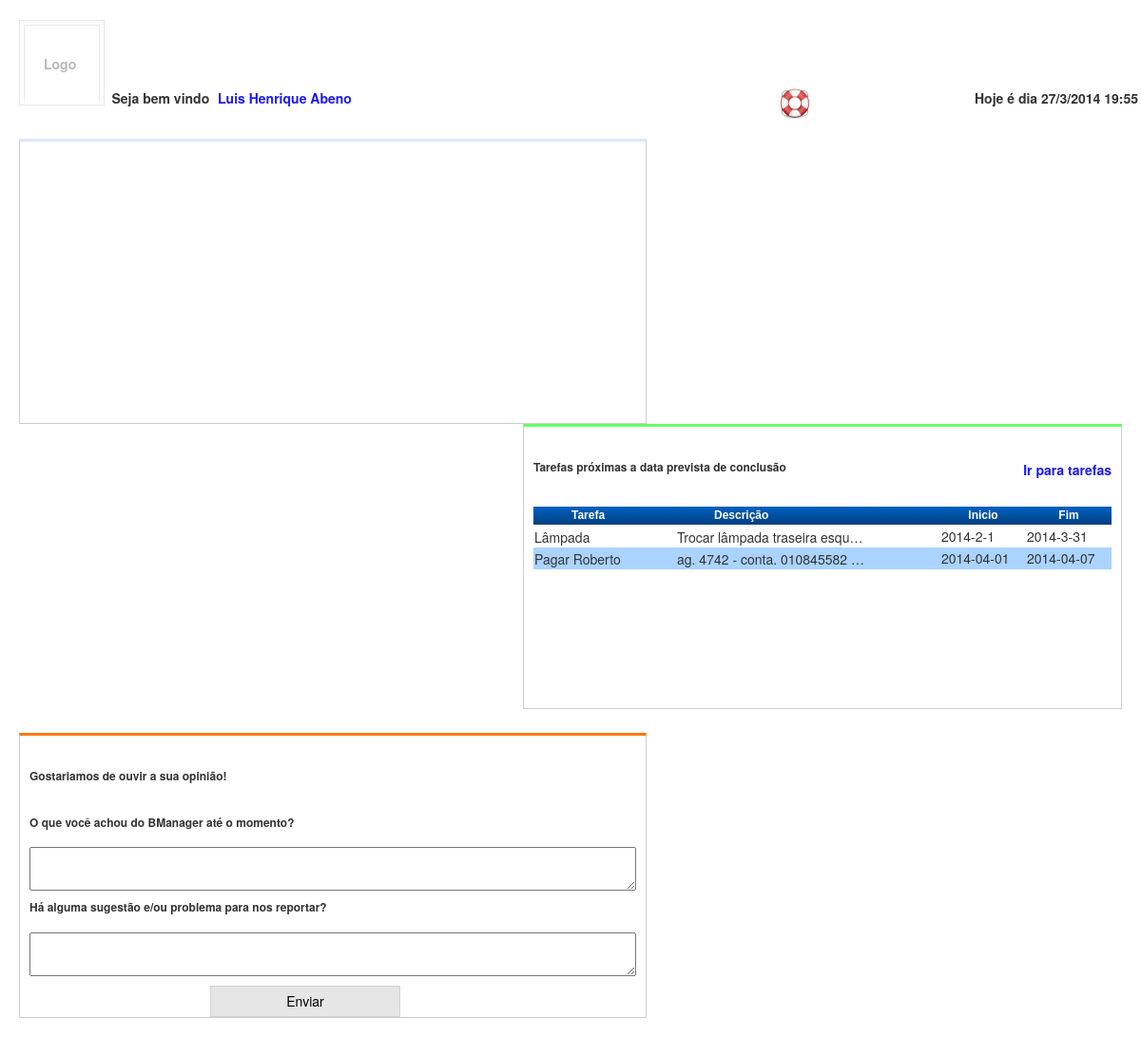
The page /home.php (signed in) on the database as committed earlier.
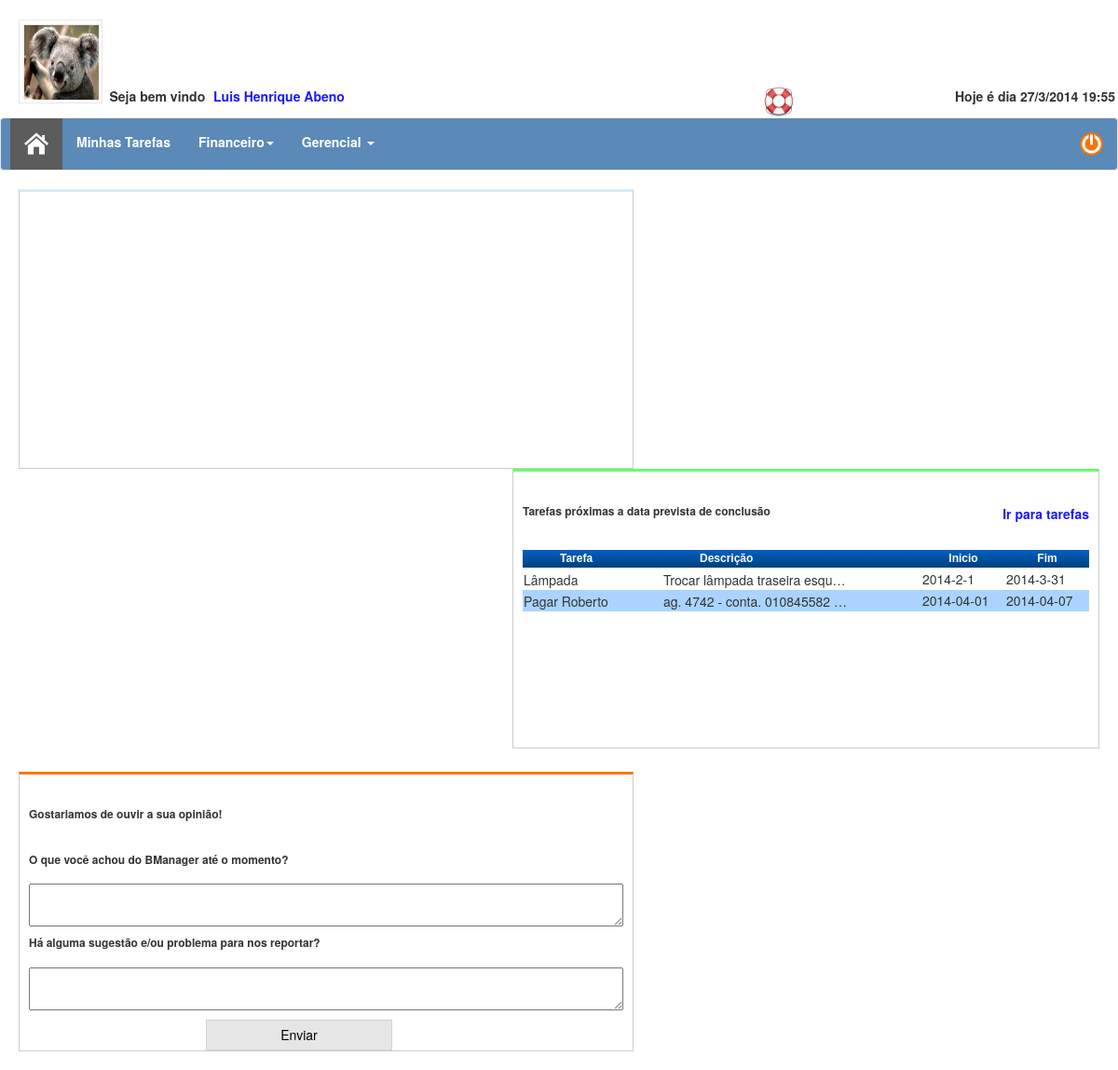
The same page on the database as committed later.
### tables this page shows
CREATE TABLE IF NOT EXISTS `users` (
  `id` int(11) NOT NULL AUTO_INCREMENT,
  `firstName` varchar(50) NOT NULL,
  `lastName` varchar(50) NOT NULL,
  `email` varchar(255) NOT NULL,
  `password` varchar(255) NOT NULL,
  `gender` int(11) NOT NULL,
  `productId` int(11) NOT NULL,
  `signupDate` varchar(15) NOT NULL,
  `userType` varchar(255) NOT NULL,
  `userMaster` varchar(255) NOT NULL,
  PRIMARY KEY (`id`),
  UNIQUE KEY `email` (`email`)
);

CREATE TABLE IF NOT EXISTS `tasks` (
  `id` int(11) NOT NULL AUTO_INCREMENT,
  `taskName` varchar(80) NOT NULL,
  `desc` text NOT NULL,
  `dataInicio` varchar(10) NOT NULL,
  `dataFim` varchar(10) NOT NULL,
  `horaInicio` varchar(10) NOT NULL,
  `minutoInicio` varchar(10) NOT NULL,
  `horaFim` varchar(10) NOT NULL,
  `minutoFim` varchar(10) NOT NULL,
  `userId` int(11) NOT NULL,
  `taskStatus` int(11) NOT NULL,
  PRIMARY KEY (`id`)
);

CREATE TABLE IF NOT EXISTS `userlogo` (
  `id` int(11) NOT NULL AUTO_INCREMENT,
  `logoName` varchar(255) NOT NULL,
  `userId` int(11) NOT NULL,
  `userMaster` varchar(255) NOT NULL,
  PRIMARY KEY (`id`),
  UNIQUE KEY `userId` (`userId`)
);

### php/conf.php (called while the page is built)
<?php
	$baseUrl = "http://" . $_SERVER['SERVER_NAME'] . '/';
	if($baseUrl == 'http://localhost/'){
		$baseUrl = "http://" . $_SERVER['SERVER_NAME'] . '/BManager/';
	} else {
		$baseUrl = "http://" . $_SERVER['SERVER_NAME'] . '/projetos/BManager/';
	}
?>

### home.php (the view, shortened to what this page needs)
<?php
	require("php/conf.php");
	$username = $_SESSION['username'];
	$checkUserLic = mysql_query("Select firstName, lastName, productId, gender From users Where email = '$username'");
	$res = mysql_fetch_object($checkUserLic);
	$sqlPrivileges = mysql_query("Select usertype, productId From `users` Where email = '$username'");
	$resPrivileges = mysql_fetch_object($sqlPrivileges);
	$userId = $_SESSION['userId'];
	$getMaster = mysql_query("Select userMaster From users Where id = ". $userId. "");
	$resMaster = mysql_fetch_object($getMaster);
	$sqlLogo = mysql_query("Select logoName From userlogo Where userMaster = '". $resMaster->userMaster ."'");
	$resLogo = mysql_fetch_object($sqlLogo);
?>
<!doctype html>
<html lang = "pt">
	<head>
		<link type="text/css" rel="stylesheet" href="resources/css/style.css">
		<link rel="stylesheet" href="lib/jquery-ui-1.10.3/themes/base/jquery-ui.css">
		<link rel="stylesheet" href="lib/bootstrap-3.0/css/bootstrap.min.css">
		<link rel="stylesheet" href="resources/css/normalize.min.css">
	</head>
	<body>
		<section>
			<header>
				<div class="row">
					<div class="col-xs-4 col-sm-4 col-md-12">
						<div class = "logo">
							<div <?php if ($resPrivileges->usertype == '1'){ ?> class = "logoInner" <?php } else { ?> class = "logoInnerUser" <?php } ?>>
								<?php if ($resLogo->logoName){ ?>
									<img src = "<?php echo $baseUrl ?>resources/images/uploads/<?php echo $resLogo->logoName; ?>" width = "80" height = "80">
								<?php } else { ?>
									<div class = "logoText"> Logo </div>
								<?php } ?>
							</div>
						</div>
					</div>
					<div class="col-xs-4 col-sm-4 col-md-12"> </div>
					<div class="col-xs-4 col-sm-4 col-md-12"> </div>
					<div class="col-md-offset-1 col-xs-6 col-sm-6 col-md-6">
						<div class = "welcome">
							<?php if($res->gender == 1) echo "<span class = 'welcomeText'> Seja bem vindo <a href = ''> " . $res->firstName . " " . $res->lastName; ?> </a></span>
						</div>
					</div>
					<div class="col-md-offset-1 col-xs-2 col-sm-2 col-md-2">
						<div class = "suportContainner">
							<a href = "#"> <img src = "<?php echo $baseUrl ?>resources/images/suporte.png" title = "Suporte" width = "32" height = "32"> </a>
						</div>
					</div>
					<div class="col-xs-2 col-sm-2 col-md-2">
						<div id = "dataHoraShow"> </div>
					</div>
					<div class="col-xs-4 col-sm-4 col-md-12"> </div>
				</div>
			</header>
		</section>
		<?php if($res->productId == 1){ ?>
				<nav class="navbar navbar-default" role="navigation">
					<div class="navbar-header">
						<a class="navbar-brand firstActive" id = "homeLink" name = "homePage" href="home.php"> <img src = "resources/images/home.jpg"> </a>
					</div>
					<div class="collapse navbar-collapse mainMenu" id="bs-example-navbar-collapse-1">
						<ul class="nav navbar-nav">
							<li> <a href = "#" name = "modulesTasks"> Minhas Tarefas </a> </li>
							<li class="dropdown">
								<a href="#" class="dropdown-toggle" data-toggle="dropdown"> Financeiro<b class="caret"></b></a>
							</li>
							<li class="dropdown">
								<a href="#" class="dropdown-toggle" data-toggle="dropdown"> Gerencial <b class="caret"></b></a>
							</li>
						</ul>
						<p class="navbar-text navbar-right"><a href = "php/logout.php" class = "logout"> <img src = "resources/images/logout.png" width = "25" height = "25"> </a></p>
					</div>
				</nav>
		<?php } ?>
		<div id = "contentMain">
			<div class = "homeGraficos">
				<?php if ($resPrivileges->usertype == '2' && $resPrivileges->productId != 1 || $resPrivileges->usertype == '1'){ ?>
					<div class = "containerSaldo" id = "saldoChart"> </div>
				<?php } ?>
				<div class = "containerTarefas" id = "tarefasVencer">
					<div class = "titleTarefasVencer">
						<h6> <b> Tarefas próximas a data prevista de conclusão </b> </h6>
						<a href = "#" id = "goToTasks"> Ir para tarefas </a>
						<table class = "tarefasVencer">
							<tr>
								<td> Tarefa </td>
								<td> Descrição </td>
								<td> Inicio </td>
								<td> Fim </td>
							</tr>
							<?php
								$table = "";
								$sqlFiveTasks = mysql_query("Select * From `tasks` Where userId = ". $userId ." And dataFim > NOW( ) AND taskStatus <> 1 ORDER BY ABS( DATEDIFF( dataFim, NOW( ) ) ) Limit 5 ");
								while($resFiveTasks = mysql_fetch_object($sqlFiveTasks)){
									$table .= "<tr>
												 	<td>" . $resFiveTasks->taskName . "</td>
												 	<td>" . $resFiveTasks->desc . "</td>
												 	<td>" . $resFiveTasks->dataInicio . "</td>
												 	<td>" . $resFiveTasks->dataFim . "</td>
												</tr>";
								}
								echo $table;
							?>
						</table>
					</div>
				</div>
				<div class = "containerEnquete" id = "enquete">
					<div class = "titleContainerEnquete">
						<h6> <b> Gostariamos de ouvir a sua opinião! </h6>  </b>
						<div class = "enqueteForm">
							<form>
								<label> <h6> <b> O que você achou do BManager até o momento? </h6>  </b> </label>
								<textarea name = "opiniaoUsuario" id = "opiniaoUsuario"> </textarea>
								<label> <h6> <b> Há alguma sugestão e/ou problema para nos reportar? </h6> </b> </label>
								<textarea name = "reporteUsuario" id = "reporteUsuario"> </textarea>
								<button type = "button" name = "enviarEnquete" id = "enviarEnquete" class = "enqueteBtn"> Enviar </button>
							</form>
						</div>
					</div>
				</div>
			</div>
		</div>
	</body>
</html>

### resources/css/style.css (style rules this page uses)
body { overflow-y:scroll; overflow-x:hidden; }
li { list-style-type: none; }
a:link { color: #1919FF !important; font-weight:bold !important; }
.welcomeText { font-weight:bold !important; }
.welcome { padding-bottom: 10px; margin-left: 15px; }
.welcome a { margin-left:5px; }
.logo { width:90px; height:90px; border: 1px #e7e7e7 solid; padding:4px; margin:20px 0 -20px 20px; }
.logoInner { width:80px; height:80px; border: 1px #e7e7e7 solid; border-bottom-width:0px !important; cursor:pointer; }
.logout { width:32px; height:32px; }
.navbar-header { margin-left:10px; }
.navbar-default { background:#5B89B8 !important; color:#FFF !important; }
.navbar-nav li a { color: #FFF !important; }
.firstActive { height: 55px; background: #5C5C5C !important; }
.homeGraficos { margin:20px; height:auto; }
.containerSaldo { padding:10px; border-top: 3px solid #d8e9fb; border-bottom: 1px solid #ccc; border-right: 1px solid #ccc; border-left: 1px solid #ccc; width:660px; height:300px; float:left; }
.titleContainerEnquete h6 { float:left; }
#enquete { padding-top:25px; }
.containerEnquete { padding:10px; float:right; border-top: 3px solid #FF770D; border-bottom: 1px solid #ccc; border-right: 1px solid #ccc; border-left: 1px solid #ccc; width:660px; height:300px; margin-bottom:20px; }
.containerEnquete { margin-top:25px; float:left; }
.enqueteForm { float:left; margin-top:15px; }
.enqueteForm label, textarea { width:100%; }
.enqueteBtn { margin-top: 10px; margin-left: 190px; width: 200px; padding: .4em 1em; border: 1px solid #d3d3d3; background: #e6e6e6 50% 50% repeat-x; }
.titleTarefasVencer h6 { float:left; }
.titleTarefasVencer a { float:right; margin-top: 10px; }
#tarefasVencer { padding-top:25px; }
.containerTarefas { padding:10px; float:right; border-top: 3px solid #66FF66; border-bottom: 1px solid #ccc; border-right: 1px solid #ccc; border-left: 1px solid #ccc; width:630px; height:300px; }
.tarefasVencer { margin-top:25px; width:100%; float:left; }
.tarefasVencer tr:nth-child(odd):not(:first-child) { background-color:#aad4ff; }
.tarefasVencer tr:nth-child(even):not(:first-child) { background-color:#ffffff; }
.tarefasVencer tr td:nth-child(2) { width:200px; overflow: hidden; white-space: nowrap; text-overflow: ellipsis; display:inline-block; text-align:left; }
.tarefasVencer tr td:nth-child(1) { width:150px; overflow: hidden; white-space: nowrap; text-overflow: ellipsis; display:inline-block; text-align:left; }
.tarefasVencer tr:first-child { font-weight:bold; background: -webkit-gradient(linear,left top,left bottom,color-stop(0.05,#005fbf),color-stop(1,#003f7f)); background: -moz-linear-gradient(center top,#005fbf 5%,#003f7f 100%); filter: progid:DXImageTransform.Microsoft.gradient(startColorstr="#005fbf", endColorstr="#003f7f"); background: -o-linear-gradient(top,#005fbf,003f7f); background-color: #005fbf; border: 0 solid #000; text-align: center; font-size: 12px; font-family: Arial; font-weight: 700; color: #fff; }
.logoText { margin-top: 30px; margin-left: 20px; font-weight:bold; color:#B9B9B9; }

Rows that differ between the two databases and show on the page:
added userlogo: logoName (picture)
changed users "Luis Henrique": productId 2 → 1 (drawn)
Other text that changed with them:
text no longer shown: "Logo"
text now shown: "Minhas Tarefas Financeiro Gerencial"
